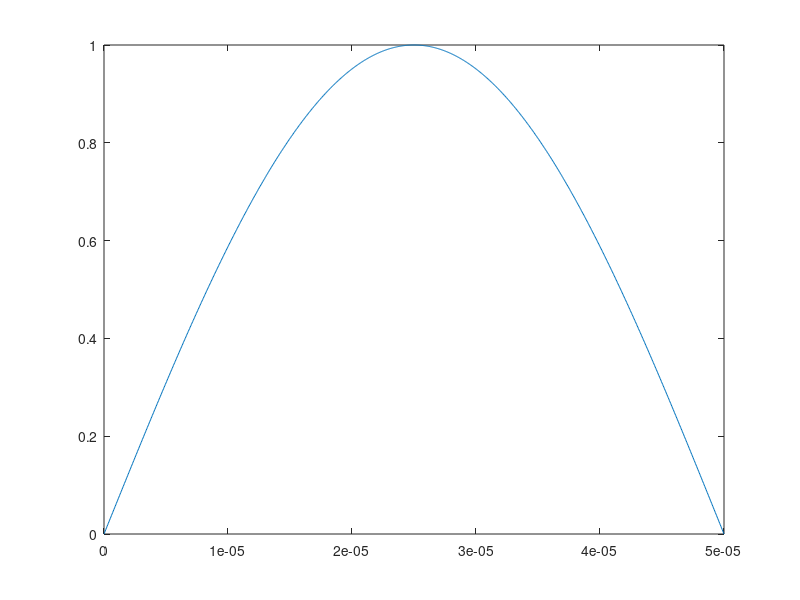

Write MATLAB code to recreate this figure.
clc
clear all

% script for generating different types of loading functions

total_time = 5e-5; % in seconds
nsteps = 1000;
frequency = 10000;

times = [0: total_time/nsteps : total_time];

y = sin(times * 2 * pi * frequency);

fid = fopen('./load.txt','w');
for i=1:length(times)
    fprintf(fid, 'data  %g %g\n', times(i), y(i));
end
plot (times, y);

fclose(fid);